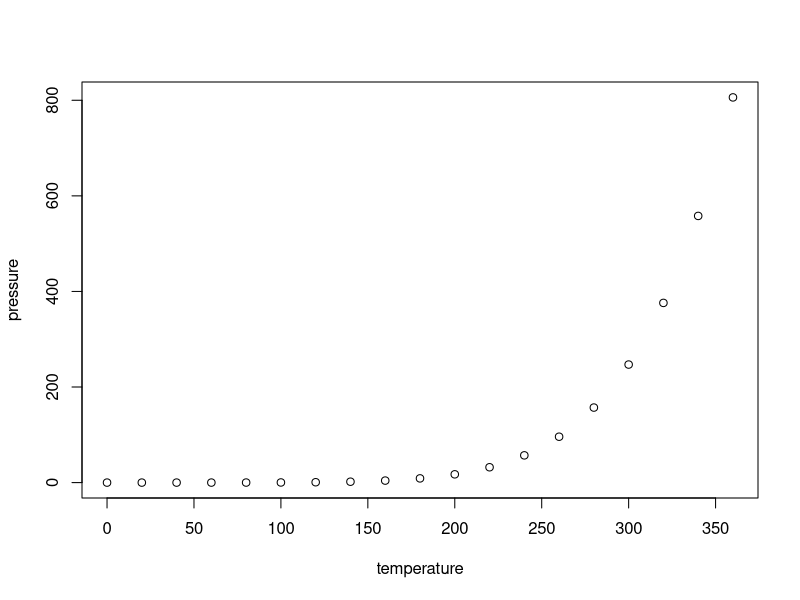
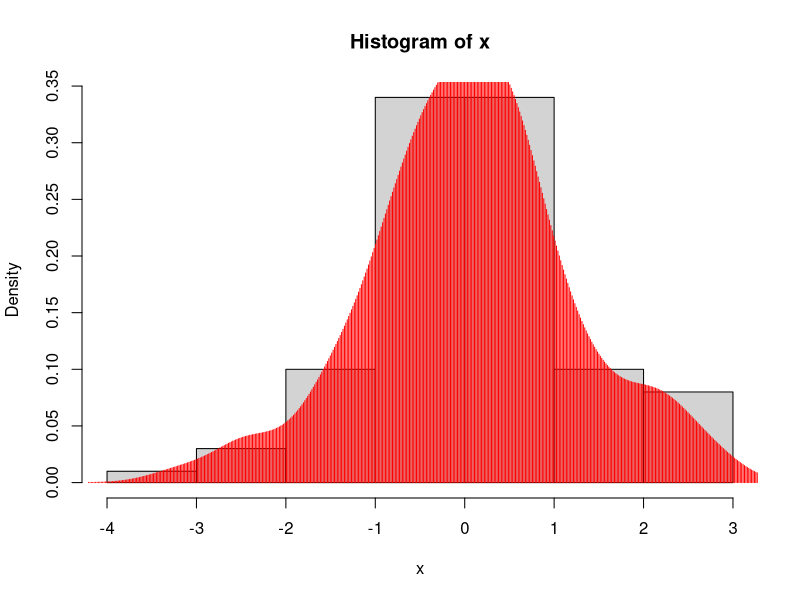
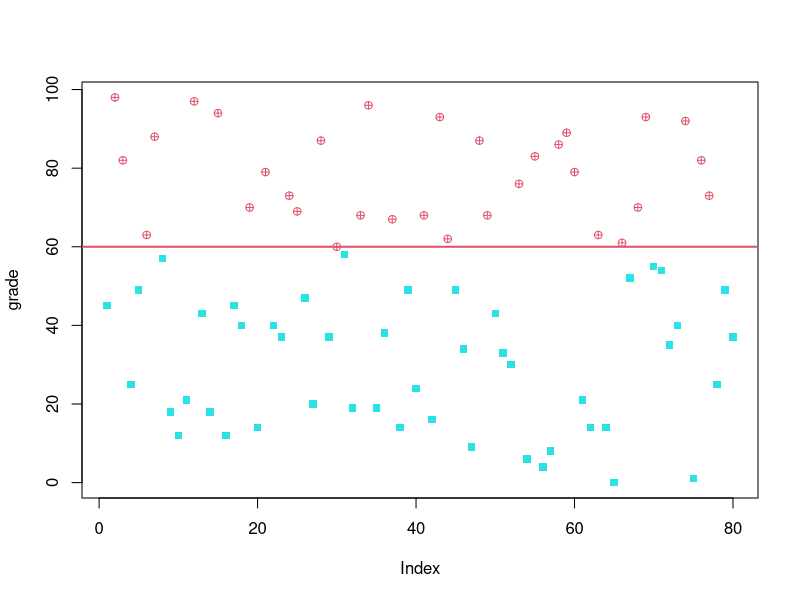

Write the R code that produced these figures, in order.
## ---- chunk 1
knitr::opts_chunk$set(echo = TRUE)
## ---- chunk 2
summary(cars)
## ---- chunk 3
plot(pressure)
## ---- chunk 4
x=rnorm(100)
hist(x,probability = T)
lines(density(x),type = 'h', col='red')
shapiro.test(x)
## ---- chunk 5
grade = sample(0:100,80,replace = T)
plot(grade,col=ifelse(grade>=60,2,5),
     pch = ifelse(grade>=60,10,15))
abline(h=60,col=2,lwd=2)
